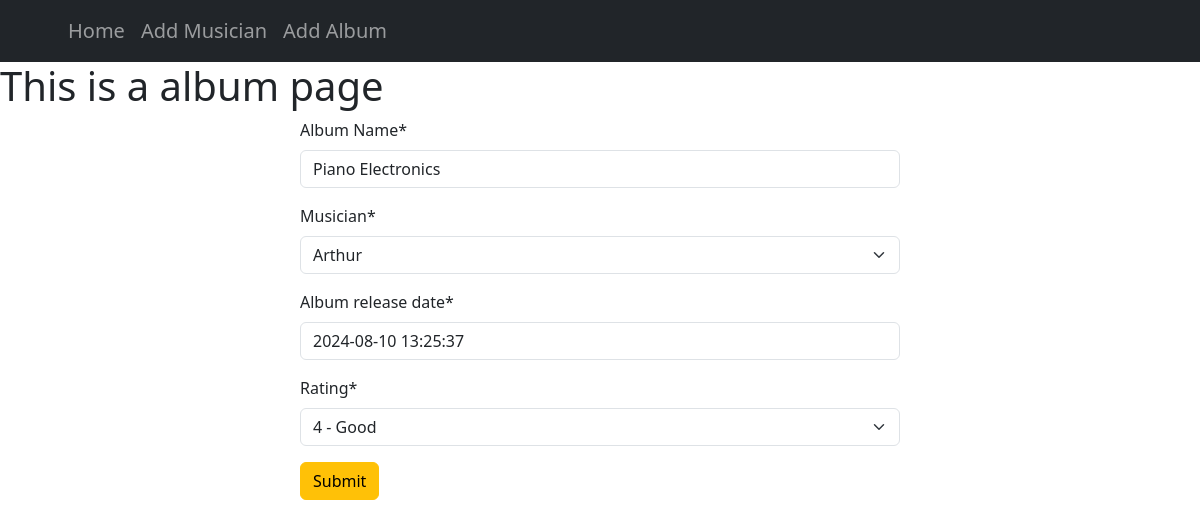
The page /album/edit/1 on the database its author committed.
### album/models.py (models this page shows, shortened)
class album_model(models.Model):
    Album_Name = models.CharField(max_length=75)
    Musician = models.ForeignKey(musician_model,on_delete=models.CASCADE)
    Album_Release_Date = models.DateTimeField(default=datetime.now())
    Choice = [
        (1, '1 - Very Bad'),
        (2, '2 - Bad'),
        (3, '3 - Average'),
        (4, '4 - Good'),
        (5, '5 - Excellent'),
    ]
    Rating = models.IntegerField(choices=Choice)

### album/views.py (the view)
# urls.py: path("edit/<int:id>",views.edit_album,name="edit_album"),
def edit_album(request,id):
    album = album_model.objects.get(pk = id)
    album_form = forms.album_form(instance=album)
    if(request.method == "POST"):
        album_form = forms.album_form(request.POST,instance=album)
        if album_form.is_valid():
            album_form.save()
            return redirect("homepage")
    return render(request,"album.html",{'form' : album_form})

### album/forms.py
class album_form(forms.ModelForm):
    class Meta:
        model = album_model
        fields = '__all__'
        labels = {
            'Album_Name' : "Album Name",
            'Album_Release_Date' : "Album release date",
        }

### musician/models.py (called while the page is built)
    def __str__(self) -> str:
        return self.First_Name

### album/templates/album.html (shortened to what this page needs)
{% extends 'base.html' %}
{% load crispy_forms_tags %}
{% block content %}
    <h1>This is a album page</h1>
    <form style="width: 50%; margin: auto;" method="post">
        {{form|crispy}}
        <input type="submit" class="btn btn-warning" value="Submit">
    </form>
{% endblock %}

### rows shown on the page
album_model: Album_Name "Piano Electronics", Musician "Arthur", Album_Release_Date "2024-08-10 13:25:37", Rating "4 - Good"
